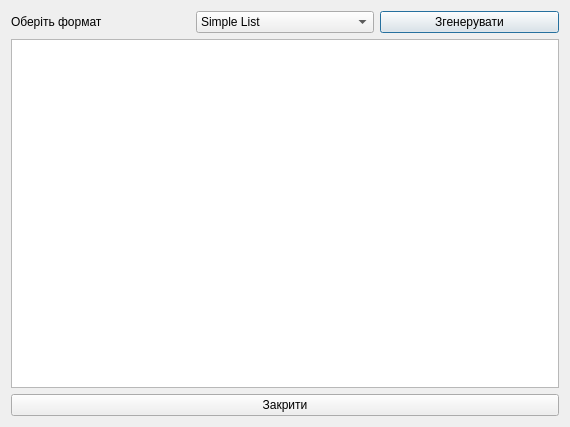
<?xml version="1.0" encoding="UTF-8"?>
<ui version="4.0">
 <class>ExportDialog</class>
 <widget class="QDialog" name="ExportDialog">
  <property name="geometry">
   <rect>
    <x>0</x>
    <y>0</y>
    <width>570</width>
    <height>427</height>
   </rect>
  </property>
  <property name="windowTitle">
   <string>Dialog</string>
  </property>
  <layout class="QVBoxLayout" name="verticalLayout">
   <item>
    <layout class="QHBoxLayout" name="horizontalLayout">
     <item>
      <widget class="QLabel" name="label">
       <property name="text">
        <string>Оберіть формат</string>
       </property>
      </widget>
     </item>
     <item>
      <widget class="QComboBox" name="formatComboBox">
       <item>
        <property name="text">
         <string>Simple List</string>
        </property>
       </item>
       <item>
        <property name="text">
         <string>BibTeX</string>
        </property>
       </item>
      </widget>
     </item>
     <item>
      <widget class="QPushButton" name="generateButton">
       <property name="text">
        <string>Згенерувати</string>
       </property>
      </widget>
     </item>
    </layout>
   </item>
   <item>
    <widget class="QTextEdit" name="resultTextEdit">
     <property name="readOnly">
      <bool>true</bool>
     </property>
    </widget>
   </item>
   <item>
    <widget class="QPushButton" name="closeButton">
     <property name="text">
      <string>Закрити</string>
     </property>
    </widget>
   </item>
  </layout>
 </widget>
 <resources/>
 <connections/>
</ui>
